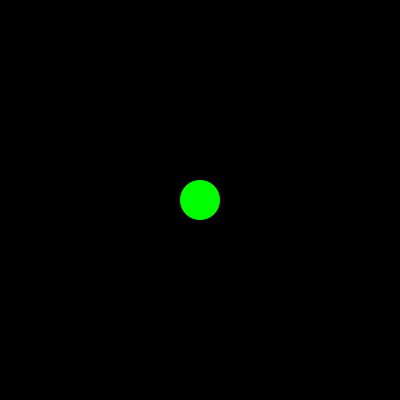
Frame 1 (no input)
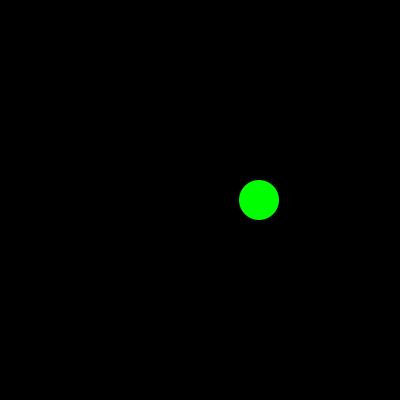
Frame 60 (the mouse pressed at the canvas centre just before this capture)
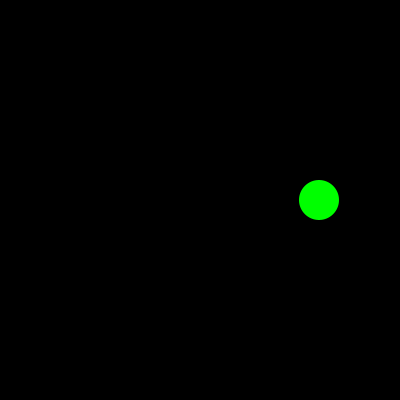
Frame 120 (the mouse held since frame 60 and released just before this capture)

The Processing sketch that drew these frames (run headless with seeded random() and noise(); from frame 60 on, the mouse is pressed at the canvas centre):

// Processing sketch: movingBall
// ── movingBall.pde
int xPos=200;
int xDir=1;

void setup()
{
  size (400,400);
  smooth();
  background(0);
  noStroke();
  fill(0,255,0);
}

void draw()
{
  background(0);
  ellipse(xPos, 200, 40, 40);
  xPos=xPos+xDir;
  if (xPos>width-20 || xPos<20)
  {
    xDir=-xDir;
  }
}
